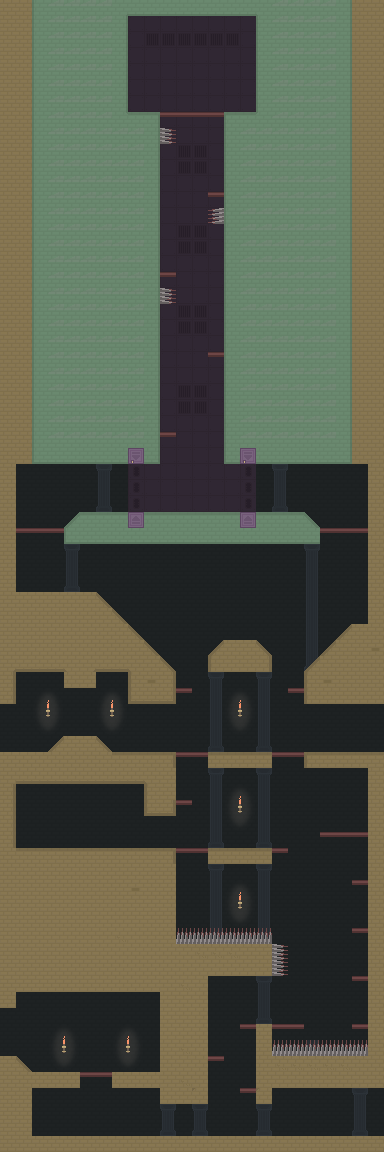

Rendered tile map (Tiled .tmx) drawn with the repository's tilesets; below, a short description and the map source with its tile grids summarised:
An orthogonal 24x72 tile map with 16x16 px tiles, 5 tile layers (background, decor, platforms, walls, ...) and 28 objects (6x killbox, 6x crate, 5x spawn, 4x exit, 2x blast_door, ...).

<map version="1.0" orientation="orthogonal" renderorder="right-down" width="24" height="72" tilewidth="16" tileheight="16" nextobjectid="61">
 <tileset firstgid="1" source="../../tileset.tsx" />
 <layer name="background" width="24" height="72">
  <data>[1728 cells, 1728 non-empty, 4 distinct tile ids]</data>
 </layer>
 <layer name="decor" width="24" height="72">
  <data>[1728 cells, 132 non-empty, 13 distinct tile ids]</data>
 </layer>
 <layer name="platforms" width="24" height="72">
  <data>[1728 cells, 59 non-empty, 2 distinct tile ids]</data>
 </layer>
 <layer name="walls" width="24" height="72">
  <data>[1728 cells, 952 non-empty, 33 distinct tile ids]</data>
 </layer>
 <layer name="overlay" width="24" height="72">
  <data>[1728 cells, 0 non-empty, 0 distinct tile ids]</data>
 </layer>
 <objectgroup name="objects">
  <object id="11" name="from_entrance" type="exit" x="-16" y="704" width="32" height="48">
   <properties>
    <property name="target" value="entrance.into_pyramid" />
   </properties>
  </object>
  <object id="13" name="spawn5" type="spawn" x="144" y="464" width="96" height="48" />
  <object id="16" name="lore" type="trigger" x="128" y="16" width="128" height="96">
   <properties>
    <property name="data" value="confession" />
    <property name="on_contains" type="bool" value="true" />
   </properties>
  </object>
  <object id="25" name="left" type="blast_door" x="128" y="464" width="16" height="48" />
  <object id="26" name="right" type="blast_door" x="240" y="464" width="16" height="48" />
  <object id="28" type="killbox" x="160" y="128" width="16" height="16" />
  <object id="29" type="killbox" x="208" y="208" width="16" height="16" />
  <object id="30" type="killbox" x="160" y="288" width="16" height="16" />
  <object id="31" type="crate" x="80" y="576" width="16" height="16" />
  <object id="33" type="crate" x="64" y="576" width="16" height="16" />
  <object id="34" type="crate" x="75" y="560" width="16" height="16" />
  <object id="35" type="killbox" x="144" y="928" width="128" height="16" />
  <object id="36" type="killbox" x="272" y="944" width="16" height="32" />
  <object id="37" type="killbox" x="272" y="1040" width="96" height="16" />
  <object id="38" type="crate" x="320" y="1120" width="16" height="16" />
  <object id="39" type="crate" x="304" y="1120" width="16" height="16" />
  <object id="40" type="crate" x="312" y="1104" width="16" height="16" />
  <object id="46" name="to_staff" type="exit" x="368" y="704" width="32" height="48">
   <properties>
    <property name="target" value="staff_chamber.exit" />
   </properties>
  </object>
  <object id="47" name="high jump check" x="7.33333" y="985.333" width="161.333" height="163.333" />
  <object id="49" name="blaster check" x="265.333" y="1066" width="108.667" height="80" />
  <object id="52" name="super blaster check" x="70.6667" y="438.667" width="239.333" height="97.3333" />
  <object id="53" name="double jump check" x="120" y="104" width="145.333" height="339.333" />
  <object id="54" name="to_high_jump" type="exit" x="368" y="1088" width="32" height="48">
   <properties>
    <property name="target" value="high_jump_chamber.exit" />
   </properties>
  </object>
  <object id="55" name="to_super_staff" type="exit" x="-16" y="1008" width="32" height="48">
   <properties>
    <property name="target" value="super_staff_chamber.exit" />
   </properties>
  </object>
  <object id="57" name="spawn2" type="spawn" x="128" y="1088" width="32" height="48" />
  <object id="58" name="spawn3" type="spawn" x="272" y="1088" width="32" height="48" />
  <object id="59" name="spawn4" type="spawn" x="256" y="976" width="32" height="48" />
  <object id="60" name="spawn" type="spawn" x="64" y="688" width="32" height="48" />
 </objectgroup>
</map>
